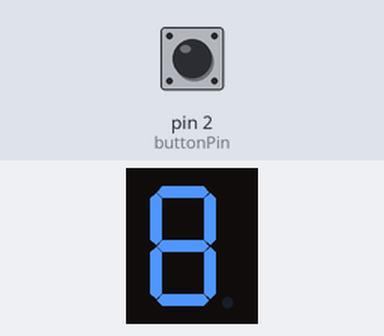
This sketch was run on a simulated Arduino Uno, built with avr-gcc and run on an emulated ATmega328P. Shown: 1-digit seven-segment display. Wiring (inferred from the names in the program): 1-digit 7-segment display, segments lit when LOW: segments pin 9, pin 3, pin 4, pin 5, pin 6, pin 7, pin 8. The inputs (shaded band) are chosen by the test bench; at power-on: pin 2 (buttonPin) LOW. The segment pins are drawn as the display they are named for.

Above: at 1.2 s.
1.3 s: pin 2 (buttonPin) pulled HIGH for 0.15 s
At 2.1 s:
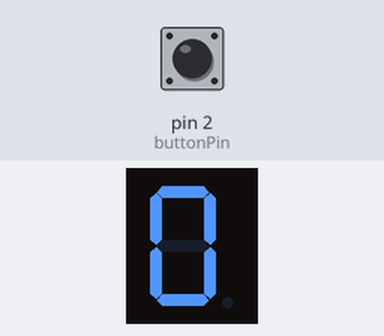
10.4 s: pin 2 (buttonPin) pulled HIGH for 1 s
At 13.1 s:
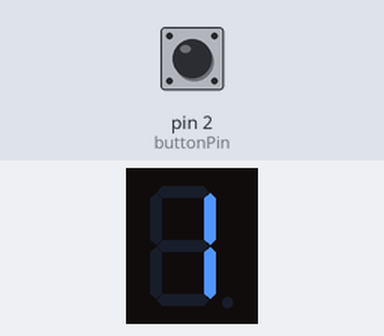
Timing chart, 0 to 14.6 s (numbered marks = the images above; inputs shaded):
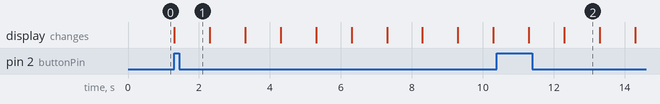

The sketch:

Contador_amb_polsador.ino
```cpp
const int a=9;
const int b=3;
const int c=4;
const int d=5;
const int e=6;
const int f=7;
const int g=8;
const int buttonPin=2;

int buttonState=0;
void setup() {

 pinMode (a,OUTPUT);
 pinMode (b,OUTPUT);
 pinMode (c,OUTPUT);
 pinMode (d,OUTPUT);
 pinMode (e,OUTPUT);
 pinMode (f,OUTPUT);
 pinMode (g,OUTPUT);
pinMode (buttonPin, INPUT);
}

void loop() {
buttonState =digitalRead(buttonPin);
if (buttonState==HIGH)
{

  //0
digitalWrite(a,LOW);
digitalWrite(b,LOW);
digitalWrite(c,LOW);
digitalWrite(d,LOW);
digitalWrite(e,LOW);
digitalWrite(f,LOW);
digitalWrite(g,HIGH);
  delay(1000);


//1
digitalWrite(a,HIGH);
digitalWrite(b,LOW);
digitalWrite(c,LOW);
digitalWrite(d,HIGH);
digitalWrite(e,HIGH);
digitalWrite(f,HIGH);
digitalWrite(g,HIGH);
  delay(1000);


//2
digitalWrite(a,LOW);
digitalWrite(b,LOW);
digitalWrite(c,HIGH);
digitalWrite(d,LOW);
digitalWrite(e,LOW);
digitalWrite(f,HIGH);
digitalWrite(g,LOW);
  delay(1000);


//3
digitalWrite(a,LOW);
digitalWrite(b,LOW);
digitalWrite(c,LOW);
digitalWrite(d,LOW);
digitalWrite(e,HIGH);
digitalWrite(f,HIGH);
digitalWrite(g,LOW);
  delay(1000);


//4
digitalWrite(a,HIGH);
digitalWrite(b,LOW);
digitalWrite(c,LOW);
digitalWrite(d,HIGH);
digitalWrite(e,HIGH);
digitalWrite(f,LOW);
digitalWrite(g,LOW);
  delay(1000);


//5
digitalWrite(a,LOW);
digitalWrite(b,HIGH);
digitalWrite(c,LOW);
digitalWrite(d,LOW);
digitalWrite(e,HIGH);
digitalWrite(f,LOW);
digitalWrite(g,LOW);
  delay(1000);


//6
digitalWrite(a,HIGH);
digitalWrite(b,HIGH);
digitalWrite(c,LOW);
digitalWrite(d,LOW);
digitalWrite(e,LOW);
digitalWrite(f,LOW);
digitalWrite(g,LOW);
  delay(1000);


//7
digitalWrite(a,LOW);
digitalWrite(b,LOW);
digitalWrite(c,LOW);
digitalWrite(d,HIGH);
digitalWrite(e,HIGH);
digitalWrite(f,HIGH);
digitalWrite(g,HIGH);
  delay(1000);


//8
digitalWrite(a,LOW);
digitalWrite(b,LOW);
digitalWrite(c,LOW);
digitalWrite(d,LOW);
digitalWrite(e,LOW);
digitalWrite(f,LOW);
digitalWrite(g,LOW);
  delay(1000);


//9
digitalWrite(a,LOW);
digitalWrite(b,LOW);
digitalWrite(c,LOW);
digitalWrite(d,HIGH);
digitalWrite(e,HIGH);
digitalWrite(f,LOW);
digitalWrite(g,LOW);
  delay(1000);
}
else {
}
}
```

Measured:
- after the input at 1.3 s, the display: changes at once (image 1)
- after the input at 10.4 s, the display: first changes after 0.90 s (image 2 shows a later state)
- what the display in image 2 shows lasts 1.0 s, from 12.3 s to 13.3 s
